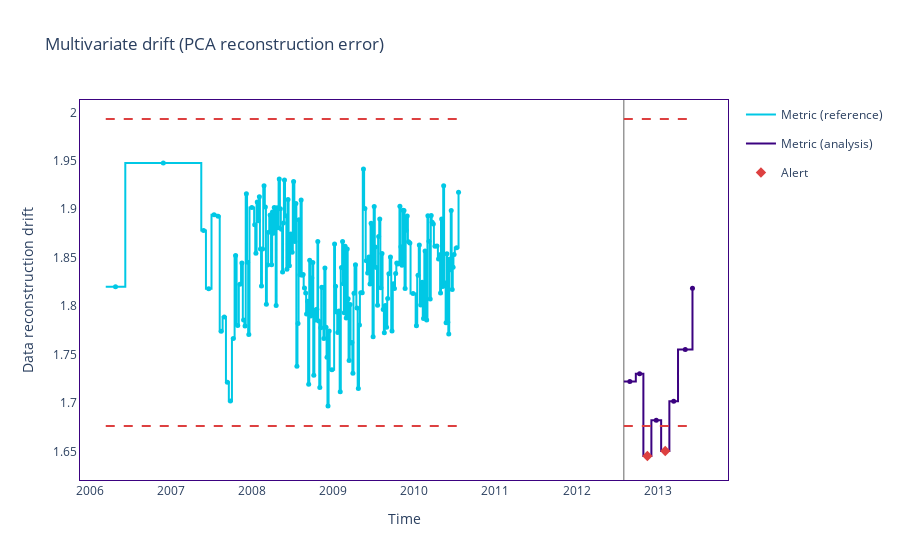

The notebook cell saved with this chart:
### Code cell
figure = results.plot()
figure.show()

### Figure 1 — Plotly figure (JSON) as saved in the notebook; plotly's stock layout.template omitted (floating-point values rounded to 4 significant figures; data arrays with more than 128 entries replaced by an {"elided": "..."} marker saying what was removed)
{"data": [{"hoverinfo": "skip", "legendgroup": "metric_reference", "line": {"color": "#00c8e5", "shape": "hv", "width": 2}, "mode": "lines", "name": "Metric (reference)", "showlegend": true, "type": "scatter", "x": {"elided": "196 str values"}, "y": {"elided": "196 float values"}}, {"customdata": {"elided": "195x7 mixed values"}, "hovertemplate": "%{customdata[1]} &nbsp; &nbsp; %{customdata[2]} <br />Chunk: <b>%{customdata[3]}</b> &nbsp; &nbsp; %{customdata[4]} <br />%{customdata[0]}: <b>%{customdata[5]}</b><br />Confidence band: +/- <b>%{customdata[6]}</b><br /><extra></extra>", "legendgroup": "metric_reference", "marker": {"color": "#00c8e5", "size": 5, "symbol": "circle"}, "mode": "markers", "name": "Metric (reference)", "showlegend": false, "type": "scatter", "x": {"elided": "195 str values"}, "y": {"elided": "196 float values"}}, {"hoverinfo": "skip", "legendgroup": "metric_analysis", "line": {"color": "#3b0280", "shape": "hv", "width": 2}, "mode": "lines", "name": "Metric (analysis)", "showlegend": true, "type": "scatter", "x": ["2012-08-01T00:00:00", "2012-09-24T00:00:00", "2012-10-28T00:00:00", "2012-12-03T00:00:00", "2013-01-16T00:00:00", "2013-02-22T00:00:00", "2013-04-02T00:00:00", "2013-06-06T00:00:00", "2013-06-06T00:00:00"], "y": [1.722, 1.73, 1.645, 1.682, 1.65, 1.702, 1.755, 1.818, 1.818]}, {"customdata": [["Data reconstruction drift", "<b style=\"color:#3b0280;line-height:60px\">Analysis</b>", "", "[0:499]", "From <b>Aug-01-2012</b> to <b>Sep-24-2012</b>", 1.722, 0.114], ["Data reconstruction drift", "<b style=\"color:#3b0280;line-height:60px\">Analysis</b>", "", "[500:999]", "From <b>Sep-24-2012</b> to <b>Oct-28-2012</b>", 1.73, 0.114], ["Data reconstruction drift", "<b style=\"color:#3b0280;line-height:60px\">Analysis</b>", "<span style=\"color:#AD0000\">⚠ <b>Drift detected</b></span>", "[1000:1499]", "From <b>Oct-28-2012</b> to <b>Dec-03-2012</b>", 1.645, 0.114], ["Data reconstruction drift", "<b style=\"color:#3b0280;line-height:60px\">Analysis</b>", "", "[1500:1999]", "From <b>Dec-03-2012</b> to <b>Jan-16-2013</b>", 1.682, 0.114], ["Data reconstruction drift", "<b style=\"color:#3b0280;line-height:60px\">Analysis</b>", "<span style=\"color:#AD0000\">⚠ <b>Drift detected</b></span>", "[2000:2499]", "From <b>Jan-16-2013</b> to <b>Feb-22-2013</b>", 1.65, 0.114], ["Data reconstruction drift", "<b style=\"color:#3b0280;line-height:60px\">Analysis</b>", "", "[2500:2999]", "From <b>Feb-22-2013</b> to <b>Apr-02-2013</b>", 1.702, 0.114], ["Data reconstruction drift", "<b style=\"color:#3b0280;line-height:60px\">Analysis</b>", "", "[3000:3499]", "From <b>Apr-02-2013</b> to <b>May-01-2013</b>", 1.755, 0.114], ["Data reconstruction drift", "<b style=\"color:#3b0280;line-height:60px\">Analysis</b>", "", "[4000:3999]", "From <b>Jun-06-2013</b> to <b>Jun-06-2013</b>", 1.818, 0.1132]], "hovertemplate": "%{customdata[1]} &nbsp; &nbsp; %{customdata[2]} <br />Chunk: <b>%{customdata[3]}</b> &nbsp; &nbsp; %{customdata[4]} <br />%{customdata[0]}: <b>%{customdata[5]}</b><br />Confidence band: +/- <b>%{customdata[6]}</b><br /><extra></extra>", "legendgroup": "metric_analysis", "marker": {"color": "#3b0280", "size": 5, "symbol": "circle"}, "mode": "markers", "name": "Metric (analysis)", "showlegend": false, "type": "scatter", "x": ["2012-08-28T00:00:00", "2012-10-11T00:00:00", "2012-11-15T00:00:00", "2012-12-25T00:00:00", "2013-02-03T12:00:00", "2013-03-13T12:00:00", "2013-05-04T12:00:00", "2013-06-06T00:00:00"], "y": [1.722, 1.73, 1.645, 1.682, 1.65, 1.702, 1.755, 1.818, 1.818]}, {"hoverinfo": "skip", "legendgroup": "alert", "marker": {"color": "#DD4040", "size": 8, "symbol": "diamond"}, "mode": "markers", "name": "Alert", "showlegend": true, "type": "scatter", "x": ["2012-11-15T00:00:00", "2013-02-03T12:00:00"], "y": [1.645, 1.65]}, {"hoverinfo": "skip", "legendgroup": "thresh", "line": {"color": "#DD4040", "dash": "dash", "width": 2}, "mode": "lines", "name": "Threshold", "showlegend": false, "type": "scatter", "x": {"elided": "196 str values"}, "y": {"elided": "196 float values"}}, {"hoverinfo": "skip", "legendgroup": "thresh", "line": {"color": "#DD4040", "dash": "dash", "width": 2}, "mode": "lines", "name": "Threshold", "showlegend": false, "type": "scatter", "x": {"elided": "196 str values"}, "y": {"elided": "196 float values"}}, {"hoverinfo": "skip", "legendgroup": "thresh", "line": {"color": "#DD4040", "dash": "dash", "width": 2}, "mode": "lines", "name": "Threshold", "showlegend": false, "type": "scatter", "x": ["2012-08-01T00:00:00", "2012-09-24T00:00:00", "2012-10-28T00:00:00", "2012-12-03T00:00:00", "2013-01-16T00:00:00", "2013-02-22T00:00:00", "2013-04-02T00:00:00", "2013-06-06T00:00:00", "2013-06-06T00:00:00"], "y": [1.993, 1.993, 1.993, 1.993, 1.993, 1.993, 1.993, 1.993, 1.993]}, {"hoverinfo": "skip", "legendgroup": "thresh", "line": {"color": "#DD4040", "dash": "dash", "width": 2}, "mode": "lines", "name": "Threshold", "showlegend": false, "type": "scatter", "x": ["2012-08-01T00:00:00", "2012-09-24T00:00:00", "2012-10-28T00:00:00", "2012-12-03T00:00:00", "2013-01-16T00:00:00", "2013-02-22T00:00:00", "2013-04-02T00:00:00", "2013-06-06T00:00:00", "2013-06-06T00:00:00"], "y": [1.676, 1.676, 1.676, 1.676, 1.676, 1.676, 1.676, 1.676, 1.676]}], "layout": {"hoverlabel": {"bgcolor": "white", "font": {"size": 14}}, "legend": {"itemclick": false, "itemdoubleclick": false, "traceorder": "grouped"}, "paper_bgcolor": "rgba(255,255,255,1)", "plot_bgcolor": "rgba(255,255,255,1)", "shapes": [{"layer": "below", "line": {"color": "#666666", "width": 1}, "type": "line", "x0": "2012-08-01T00:00:00", "x1": "2012-08-01T00:00:00", "xref": "x", "y0": 0, "y1": 1, "yref": "y domain"}], "title": {"text": "Multivariate drift (PCA reconstruction error)"}, "xaxis": {"linecolor": "#3b0280", "matches": "x", "mirror": true, "showgrid": false, "showticklabels": true, "title": {"text": "Time"}, "zeroline": false}, "yaxis": {"linecolor": "#3b0280", "mirror": true, "showgrid": false, "title": {"text": "Data reconstruction drift"}, "zeroline": false}}}
